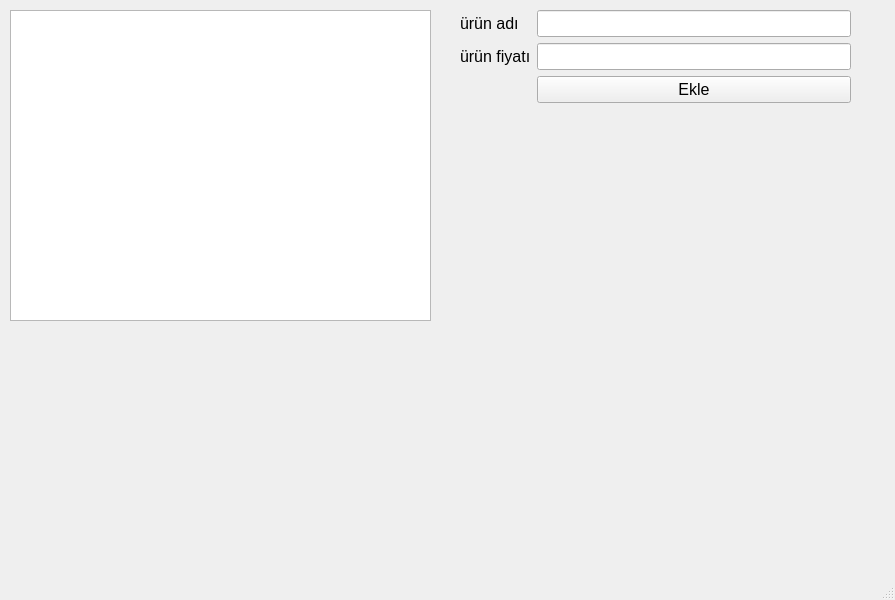
<?xml version="1.0" encoding="UTF-8"?>
<ui version="4.0">
 <class>MainWindow</class>
 <widget class="QMainWindow" name="MainWindow">
  <property name="geometry">
   <rect>
    <x>0</x>
    <y>0</y>
    <width>895</width>
    <height>600</height>
   </rect>
  </property>
  <property name="windowTitle">
   <string>MainWindow</string>
  </property>
  <widget class="QWidget" name="centralwidget">
   <widget class="QTableWidget" name="tableWidget">
    <property name="geometry">
     <rect>
      <x>10</x>
      <y>10</y>
      <width>421</width>
      <height>311</height>
     </rect>
    </property>
   </widget>
   <widget class="QWidget" name="formLayoutWidget">
    <property name="geometry">
     <rect>
      <x>460</x>
      <y>10</y>
      <width>391</width>
      <height>161</height>
     </rect>
    </property>
    <layout class="QFormLayout" name="formLayout">
     <item row="0" column="1">
      <widget class="QLineEdit" name="txt_name">
       <property name="font">
        <font>
         <pointsize>12</pointsize>
        </font>
       </property>
      </widget>
     </item>
     <item row="0" column="0">
      <widget class="QLabel" name="lbl_name">
       <property name="font">
        <font>
         <pointsize>12</pointsize>
        </font>
       </property>
       <property name="text">
        <string>ürün adı</string>
       </property>
      </widget>
     </item>
     <item row="1" column="1">
      <widget class="QLineEdit" name="txt_price">
       <property name="font">
        <font>
         <pointsize>12</pointsize>
        </font>
       </property>
      </widget>
     </item>
     <item row="1" column="0">
      <widget class="QLabel" name="lbl_price">
       <property name="font">
        <font>
         <pointsize>12</pointsize>
        </font>
       </property>
       <property name="text">
        <string>ürün fiyatı</string>
       </property>
      </widget>
     </item>
     <item row="2" column="1">
      <widget class="QPushButton" name="btn_ekle">
       <property name="font">
        <font>
         <pointsize>12</pointsize>
        </font>
       </property>
       <property name="text">
        <string>Ekle</string>
       </property>
      </widget>
     </item>
    </layout>
   </widget>
  </widget>
  <widget class="QMenuBar" name="menubar">
   <property name="geometry">
    <rect>
     <x>0</x>
     <y>0</y>
     <width>895</width>
     <height>26</height>
    </rect>
   </property>
  </widget>
  <widget class="QStatusBar" name="statusbar"/>
 </widget>
 <resources/>
 <connections/>
</ui>
